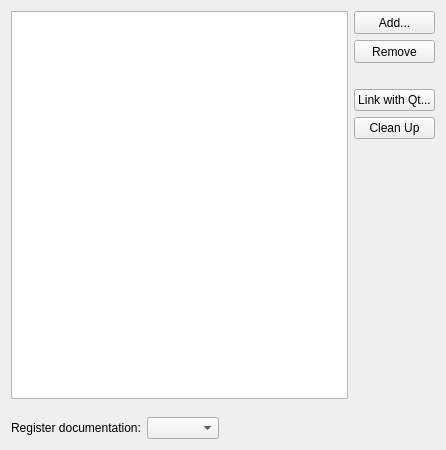
<?xml version="1.0" encoding="UTF-8"?>
<ui version="4.0">
 <class>QtSupport::Internal::QtVersionManager</class>
 <widget class="QWidget" name="QtSupport::Internal::QtVersionManager">
  <property name="geometry">
   <rect>
    <x>0</x>
    <y>0</y>
    <width>446</width>
    <height>450</height>
   </rect>
  </property>
  <layout class="QHBoxLayout" name="horizontalLayout">
   <item>
    <layout class="QVBoxLayout" name="verticalLayout">
     <item>
      <widget class="QTreeView" name="qtdirList">
       <property name="uniformRowHeights">
        <bool>true</bool>
       </property>
      </widget>
     </item>
     <item>
      <widget class="Utils::DetailsWidget" name="versionInfoWidget" native="true"/>
     </item>
     <item>
      <widget class="Utils::DetailsWidget" name="infoWidget" native="true"/>
     </item>
     <item>
      <layout class="QHBoxLayout" name="horizontalLayout2">
       <item>
        <widget class="QLabel" name="label">
         <property name="text">
          <string>Register documentation:</string>
         </property>
        </widget>
       </item>
       <item>
        <widget class="QComboBox" name="documentationSetting"/>
       </item>
       <item>
        <spacer name="horizontalSpacer">
         <property name="orientation">
          <enum>Qt::Horizontal</enum>
         </property>
         <property name="sizeHint" stdset="0">
          <size>
           <width>40</width>
           <height>20</height>
          </size>
         </property>
        </spacer>
       </item>
      </layout>
     </item>
    </layout>
   </item>
   <item>
    <layout class="QVBoxLayout">
     <item>
      <widget class="QPushButton" name="addButton">
       <property name="minimumSize">
        <size>
         <width>21</width>
         <height>23</height>
        </size>
       </property>
       <property name="text">
        <string>Add...</string>
       </property>
      </widget>
     </item>
     <item>
      <widget class="QPushButton" name="delButton">
       <property name="minimumSize">
        <size>
         <width>21</width>
         <height>23</height>
        </size>
       </property>
       <property name="text">
        <string>Remove</string>
       </property>
      </widget>
     </item>
     <item>
      <spacer>
       <property name="orientation">
        <enum>Qt::Vertical</enum>
       </property>
       <property name="sizeType">
        <enum>QSizePolicy::Fixed</enum>
       </property>
       <property name="sizeHint" stdset="0">
        <size>
         <width>10</width>
         <height>20</height>
        </size>
       </property>
      </spacer>
     </item>
     <item>
      <widget class="QPushButton" name="linkWithQtButton">
       <property name="text">
        <string>Link with Qt...</string>
       </property>
      </widget>
     </item>
     <item>
      <widget class="QPushButton" name="cleanUpButton">
       <property name="text">
        <string>Clean Up</string>
       </property>
      </widget>
     </item>
     <item>
      <spacer name="spacer_2">
       <property name="orientation">
        <enum>Qt::Vertical</enum>
       </property>
       <property name="sizeHint" stdset="0">
        <size>
         <width>77</width>
         <height>37</height>
        </size>
       </property>
      </spacer>
     </item>
    </layout>
   </item>
  </layout>
 </widget>
 <customwidgets>
  <customwidget>
   <class>Utils::DetailsWidget</class>
   <extends>QWidget</extends>
   <header location="global">utils/detailswidget.h</header>
   <container>1</container>
  </customwidget>
 </customwidgets>
 <tabstops>
  <tabstop>qtdirList</tabstop>
  <tabstop>addButton</tabstop>
  <tabstop>delButton</tabstop>
 </tabstops>
 <resources/>
 <connections/>
</ui>
